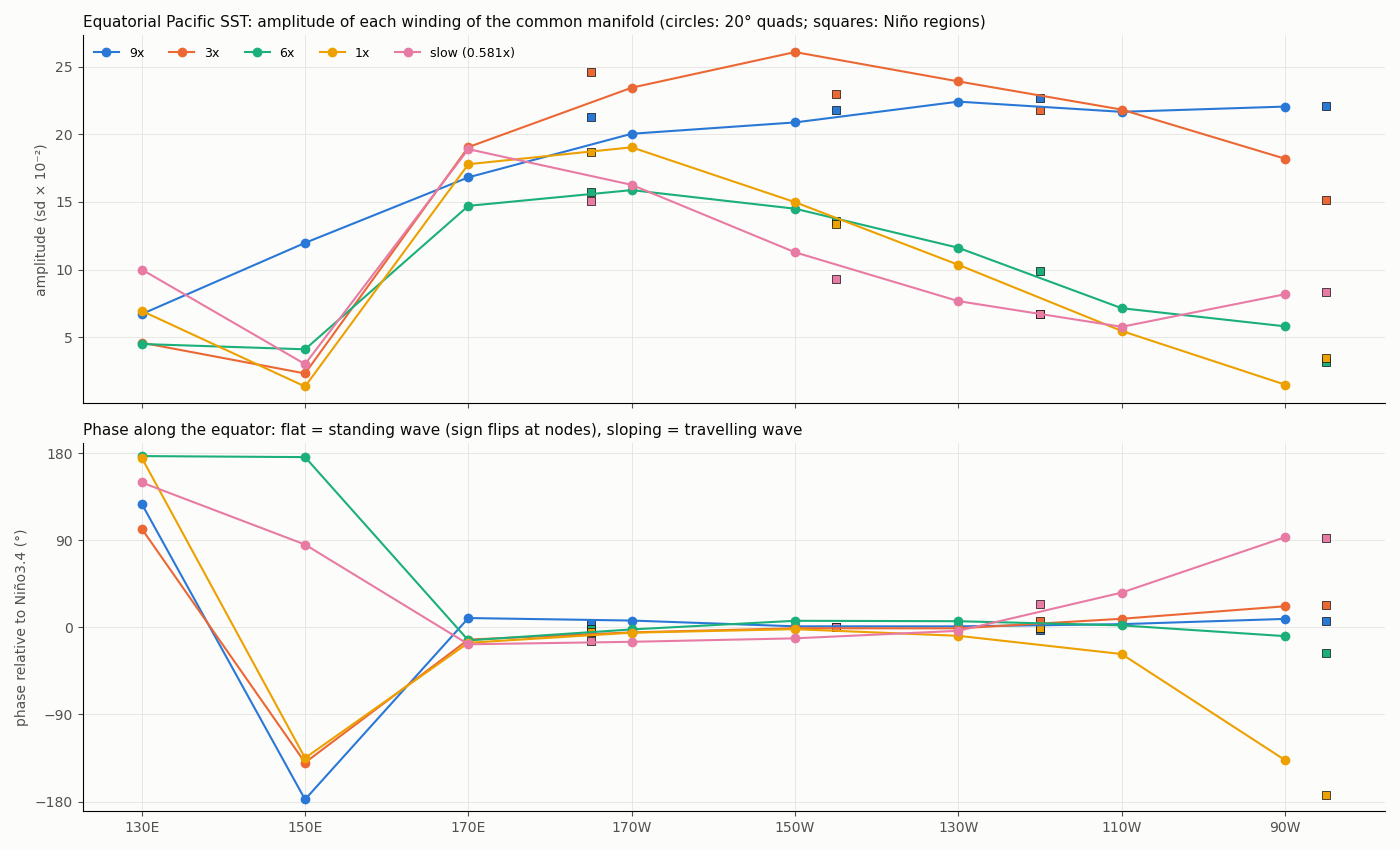

The Python source for this figure:
#!/usr/bin/env python3
"""Spatial structure of the fitted windings across the equatorial Pacific: standing or travelling? (2026-10-21)

Purpose: give the "rotational transform" a spatial meaning for ENSO. For each winding k = h * k_base (h = 1..9) and the
slow winding of the common manifold (AMO/PDO/NINO4/IODE four-leg fit), project each location's data on the winding,
model-free:  c(x) = sum_t y(t, x) exp(-2 pi i k F(t)),  with y detrended (quadratic), 1950.0-2022.5 common span.
Amplitude |c| and phase arg c along the equator show the spatial pattern of that winding:
  standing wave  -> one phase (or two, 180 deg apart, across a node), amplitude varying with longitude;
  travelling wave -> phase changing steadily with longitude.
Locations (SST): the 8 equatorial Kaplan quads 10S-10N from 130E to 90W (Oct2026_dlod) and the Nino regions
(4, 3.4, 3, 1+2). Pressure: Darwin and Tahiti (sign of pressure, not SST).
Significance: amplitude percentile among 200 phase-randomized surrogates of each location. Stability: phase in
1950-1986 vs 1987-2022.
    python3 enso_spatial_mode.py   -> enso_spatial_mode.png, table on stdout
"""
import json
from pathlib import Path

import matplotlib
import numpy as np

matplotlib.use("Agg")
import matplotlib.pyplot as plt  # noqa: E402

HERE = Path(__file__).resolve().parent
EX = HERE.parent / "experiments"
RUN = EX / "Oct2026_generator/legs/amo_pdo_nino4_iode"
NINO = EX / "Oct2026_generator/legs/nino4_34_3_12"
DT = EX / "Oct2026_generator/legs/darwin_tahiti"
INK, MUTED, GRID, SURF = "#0b0b0b", "#52514e", "#e4e3df", "#fcfcfb"
rng = np.random.default_rng(7)
T0, T1, MID = 1950.0, 2022.5, 1986.5

p = json.load(open(RUN / "lt.exe.p")); KB = abs(p["ltep"][-1]); KS = abs(p["ltep"][0])
man = np.loadtxt(RUN / "lte_results.1.csv", delimiter=","); TM, FM = man[:, 0], man[:, 3]
# (label, longitude east, file, kind)
LOCS = [(f"quad {q}", lon, EX / "Oct2026_dlod" / q / f"{q}.dat", "SST") for q, lon in
        (("kN000_E130", 130), ("kN000_E150", 150), ("kN000_E170", 170), ("kN000_W170", 190), ("kN000_W150", 210),
         ("kN000_W130", 230), ("kN000_W110", 250), ("kN000_W090", 270))]
LOCS += [("Nino4", 185, NINO / "nino4.dat", "SST"), ("Nino3.4", 215, NINO / "nino34.dat", "SST"),
         ("Nino3", 240, NINO / "nino3.dat", "SST"), ("Nino1+2", 275, NINO / "nino12.dat", "SST"),
         ("Darwin SLP", 131, DT / "darwin_anom.dat", "SLP"), ("Tahiti SLP", 210.4, DT / "tahiti_anom.dat", "SLP")]
WIND = [(f"{h}x", h * KB) for h in range(1, 10)] + [(f"slow ({KS / KB:.3f}x)", KS)]


def series(path):
    a = np.loadtxt(path); a = a[np.isfinite(a[:, 1]) & (a[:, 1] != 0) & (a[:, 0] >= T0) & (a[:, 0] < T1)]
    t, y = a[:, 0], a[:, 1]; return t, y - np.polyval(np.polyfit(t, y, 2), t)


def coef(t, y, k):
    return np.sum(y * np.exp(-2j * np.pi * k * np.interp(t, TM, FM))) / len(y)


def surr(y, n):
    Z = np.fft.rfft(y); ph = rng.uniform(0, 2 * np.pi, (n, len(Z))); ph[:, 0] = 0
    return np.fft.irfft(np.abs(Z) * np.exp(1j * ph), len(y), axis=1)


R = {}
for lab, lon, path, kind in LOCS:
    t, y = series(path); y = y / y.std(); S = surr(y, 200); f = np.interp(t, TM, FM)
    for wl, k in WIND:
        e = np.exp(-2j * np.pi * k * f); c = np.sum(y * e) / len(y); cs = (S @ e) / len(y)
        h1, h2 = t < MID, t >= MID
        R[(lab, wl)] = dict(lon=lon, kind=kind, amp=abs(c), phase=np.degrees(np.angle(c)), pct=float(np.mean(np.abs(cs) < abs(c)) * 100),
                            ph1=np.degrees(np.angle(np.sum(y[h1] * e[h1]))), ph2=np.degrees(np.angle(np.sum(y[h2] * e[h2]))))
wrap = lambda d: (d + 180) % 360 - 180  # noqa: E731
print(f"common manifold base {KB:.4f}; amplitude in units of each record's sd x 1e-2; pct = percentile among surrogates; "
      f"phase relative to Nino3.4 (deg); dphase = 1987-2022 minus 1950-1986")
for wl, k in WIND:
    ref = R[("Nino3.4", wl)]["phase"]
    sst = [(lab, R[(lab, wl)]) for lab, *_ in LOCS if R[(lab, wl)]["kind"] == "SST"]
    sig = np.mean([r["pct"] > 95 for _, r in sst])
    print(f"\n{wl:16s} SST locations above the 95th pct: {sig:.0%}")
    for lab, *_ in LOCS:
        r = R[(lab, wl)]
        print(f"   {lab:18s} lon {r['lon']:5.0f}  amp {100 * r['amp']:5.2f}  pct {r['pct']:5.1f}  phase {wrap(r['phase'] - ref):+5.0f}  dphase {wrap(r['ph2'] - r['ph1']):+5.0f}")
json.dump({f"{a}|{b}": v for (a, b), v in R.items()}, open(HERE / "enso_spatial_mode.json", "w"), indent=1)

fig, axs = plt.subplots(2, 1, figsize=(14, 8.5), facecolor=SURF, sharex=True)
cols = {"9x": "#2a78d6", "3x": "#eb6834", "6x": "#1baf7a", "1x": "#eda100", f"slow ({KS / KB:.3f}x)": "#e87ba4"}
for a in axs:
    a.set_facecolor(SURF); a.grid(True, color=GRID, lw=0.6); a.set_axisbelow(True); a.tick_params(colors=MUTED)
    for s in ("top", "right"):
        a.spines[s].set_visible(False)
for wl, col in cols.items():
    pts = sorted([(R[(lab, wl)]["lon"], R[(lab, wl)]) for lab, *_ in LOCS if lab.startswith("quad")])
    lon = [x for x, _ in pts]; ref = R[("Nino3.4", wl)]["phase"]
    axs[0].plot(lon, [100 * r["amp"] for _, r in pts], color=col, marker="o", lw=1.5, label=wl)
    axs[1].plot(lon, [wrap(r["phase"] - ref) for _, r in pts], color=col, marker="o", lw=1.5, label=wl)
    for lab in ("Nino4", "Nino3.4", "Nino3", "Nino1+2"):
        r = R[(lab, wl)]; axs[0].scatter(r["lon"], 100 * r["amp"], color=col, marker="s", s=40, edgecolor=INK, lw=0.5)
        axs[1].scatter(r["lon"], wrap(r["phase"] - ref), color=col, marker="s", s=40, edgecolor=INK, lw=0.5)
axs[0].set_ylabel("amplitude (sd × 10⁻²)", color=MUTED)
axs[0].set_title("Equatorial Pacific SST: amplitude of each winding of the common manifold (circles: 20° quads; squares: Niño regions)",
                 loc="left", fontsize=11, color=INK)
axs[0].legend(frameon=False, fontsize=9, ncol=5, loc="upper left")
axs[1].set_ylabel("phase relative to Niño3.4 (°)", color=MUTED); axs[1].set_ylim(-190, 190); axs[1].set_yticks([-180, -90, 0, 90, 180])
axs[1].set_title("Phase along the equator: flat = standing wave (sign flips at nodes), sloping = travelling wave", loc="left", fontsize=11, color=INK)
axs[1].set_xticks([130, 150, 170, 190, 210, 230, 250, 270])
axs[1].set_xticklabels(["130E", "150E", "170E", "170W", "150W", "130W", "110W", "90W"], color=MUTED)
fig.tight_layout(); fig.savefig(HERE / "enso_spatial_mode.png", dpi=100, facecolor=SURF)
print("\nplot: enso_spatial_mode.png")
